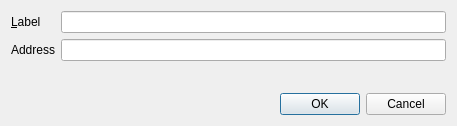
<?xml version="1.0" encoding="UTF-8"?>
<ui version="4.0">
 <class>EditAddressDialog</class>
 <widget class="QDialog" name="EditAddressDialog">
  <property name="geometry">
   <rect>
    <x>0</x>
    <y>0</y>
    <width>457</width>
    <height>126</height>
   </rect>
  </property>
  <property name="windowTitle">
   <string>Edit Address</string>
  </property>
  <layout class="QVBoxLayout" name="verticalLayout">
   <item>
    <layout class="QFormLayout" name="formLayout">
     <property name="fieldGrowthPolicy">
      <enum>QFormLayout::AllNonFixedFieldsGrow</enum>
     </property>
     <item row="0" column="0">
      <widget class="QLabel" name="label">
       <property name="text">
        <string>&amp;Label</string>
       </property>
       <property name="buddy">
        <cstring>labelEdit</cstring>
       </property>
      </widget>
     </item>
     <item row="0" column="1">
      <widget class="QLineEdit" name="labelEdit">
       <property name="toolTip">
        <string>The label associated with this address book entry</string>
       </property>
      </widget>
     </item>
     <item row="1" column="0">
      <widget class="QLabel" name="label_2">
       <property name="text">
        <string>Address</string>
       </property>
       <property name="buddy">
        <cstring>addressEdit</cstring>
       </property>
      </widget>
     </item>
     <item row="1" column="1">
      <widget class="QLineEdit" name="addressEdit">
       <property name="toolTip">
        <string>The address associated with this address book entry. This can only be modified for sending addresses.</string>
       </property>
      </widget>
     </item>
    </layout>
   </item>
   <item>
    <widget class="QDialogButtonBox" name="buttonBox">
     <property name="orientation">
      <enum>Qt::Horizontal</enum>
     </property>
     <property name="standardButtons">
      <set>QDialogButtonBox::Cancel|QDialogButtonBox::Ok</set>
     </property>
    </widget>
   </item>
  </layout>
 </widget>
 <resources/>
 <connections>
  <connection>
   <sender>buttonBox</sender>
   <signal>accepted()</signal>
   <receiver>EditAddressDialog</receiver>
   <slot>accept()</slot>
   <hints>
    <hint type="sourcelabel">
     <x>248</x>
     <y>254</y>
    </hint>
    <hint type="destinationlabel">
     <x>157</x>
     <y>274</y>
    </hint>
   </hints>
  </connection>
  <connection>
   <sender>buttonBox</sender>
   <signal>rejected()</signal>
   <receiver>EditAddressDialog</receiver>
   <slot>reject()</slot>
   <hints>
    <hint type="sourcelabel">
     <x>316</x>
     <y>260</y>
    </hint>
    <hint type="destinationlabel">
     <x>286</x>
     <y>274</y>
    </hint>
   </hints>
  </connection>
 </connections>
</ui>
